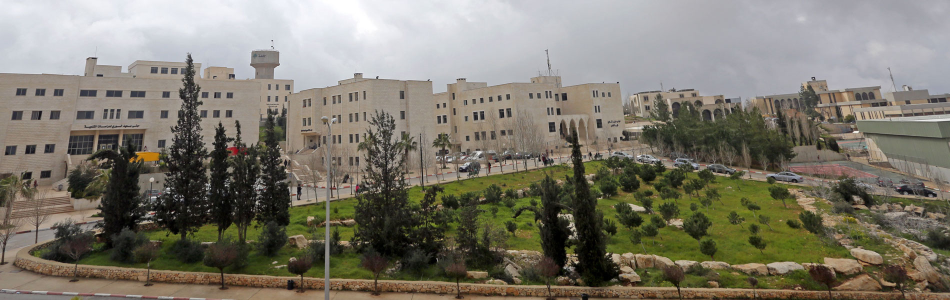
#> input picture Exp_8/buildings.jpg, 1900 x 600 px (shown at 1/2 size)
$ jupyter execute --allow-errors exp_8.ipynb   (shell and % lines are left out)
#> lines starting #> are read from the running program, lines starting #| are printed output that depends on the picture; after the words box and inside, x2 and y2 are one past the last pixel; in counts of white or black regions, pixels touching at a corner belong together
# Experiment #8: Introduction to Computer Vision
<b>Mohammed Abed Alkareem</b>
<b>1210708</b>

## 1.1    Image processing and manipulation with OpenCV

### Loading and displaying an image.

[cell 1]
import cv2 as cv
import matplotlib.pyplot as plt
# Load an image
image = cv.imread('buildings.jpg')
#> image is the input picture: shape (600, 1900, 3); mean B, G, R 108.5, 121.1, 125.4
# Display the image
plt.imshow(cv.cvtColor(image, cv.COLOR_BGR2RGB))
plt.title('Original Image')
plt.show()

#### Task 1:
What is the shape of the loaded image?  What does each dimension represent?

[cell 2]
image.shape
#> Out = (600, 1900, 3)

(Height , Width , Channels)

- **Height**: The number of rows in the image.
- **Width**: The number of columns in the image.
- **Channels**: The number of color channels in the image (e.g., 3 for RGB images, 1 for grayscale images).

#### Task 2:
repeat  the  previous  code  but  now  pass  the  image  directly  to  plt.imshow().I.e., without using cv.cvtColor().  Do you notice any difference?  Why?

[cell 3]
import cv2 as cv
import matplotlib.pyplot as plt
# Load an image
image = cv.imread('buildings.jpg')
# Display the image
plt.imshow(image)
plt.title('Original Image')
plt.show()

there is some difference in the colors the imshow wants BGR

### Grayscale conversion

[cell 4]
# Convert the image to grayscale
gray_image = cv.cvtColor(image, cv.COLOR_BGR2GRAY)
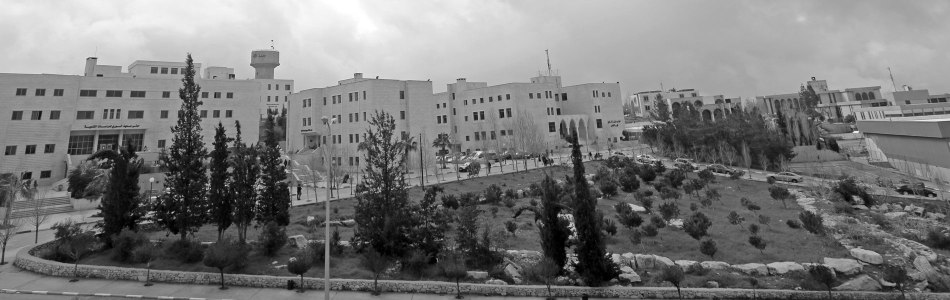
#> gray_image: shape (600, 1900) (shown at 1/2 size); min 0, max 255, mean 120.9

# Display the grayscale image
plt.imshow(gray_image, cmap='gray')
plt.title('Grayscale Image')
plt.show()

#### Task 3:
What is the shape of the grayimage?  What does each dimension represent?

[cell 5]
gray_image.shape
#> Out = (600, 1900)

it gives only height and width without channel so channel is 1 (grayscale)

### Image transformation

[cell 6]
image = cv.imread('buildings.jpg')
image = cv.cvtColor(image, cv.COLOR_BGR2RGB)

# Resize and crop the image
resized_image = cv.resize(image, (300, 200))
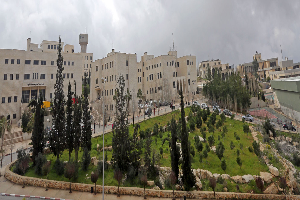
#> resized_image: shape (200, 300, 3); mean R, G, B 125.4, 121.1, 108.5
cropped_image = image[50:250, 50:250]
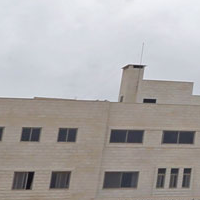
#> cropped_image: shape (200, 200, 3); mean R, G, B 172.3, 169, 168.4

# Rotate the image
rows, cols = image.shape[:2]
#> rows = 600; cols = 1900
M = cv.getRotationMatrix2D((cols / 2, rows / 2), 45, 1)
rotated_image = cv.warpAffine(image, M, (cols, rows))
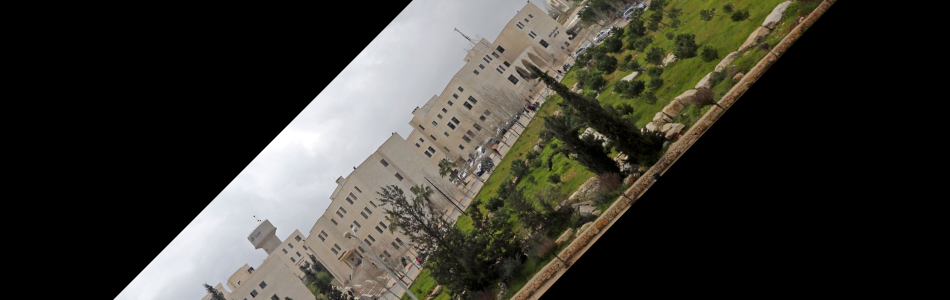
#> rotated_image: shape (600, 1900, 3) (shown at 1/2 size); mean R, G, B 58, 56.4, 49.5

# Display the transformed images
plt.imshow(resized_image)
plt.title('Resized Image')
plt.show()

plt.imshow(cropped_image)
plt.title('Cropped Image')
plt.show()

plt.imshow(rotated_image)
plt.title('Rotated Image')
plt.show()

#### Task 4:
Rotate the original image by 10 degrees counter-clockwise around the upper-left corner of the image.

[cell 7]
image = cv.imread('buildings.jpg')
image = cv.cvtColor(image, cv.COLOR_BGR2RGB)

# Rotate the image
rows, cols = image.shape[:2]
M = cv.getRotationMatrix2D((0, 0), 10, 1)
rotated_image = cv.warpAffine(image, M, (cols, rows))
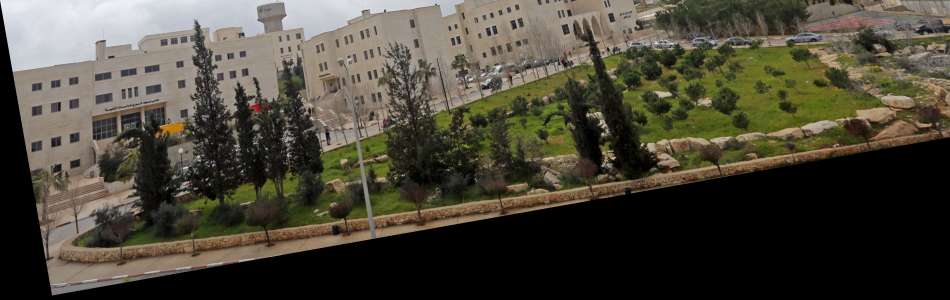
#> rotated_image: shape (600, 1900, 3) (shown at 1/2 size); mean R, G, B 74.7, 70.6, 57.6

plt.imshow(rotated_image)
plt.title('Rotated Image')
plt.show()

### Gaussian blurring

[cell 8]
# Apply Gaussian blur
blurred_image = cv.GaussianBlur(image, (7, 7), 0)

# Display the result
plt.imshow(blurred_image)
plt.title('Blurred Image')
plt.show()

plt.imshow(image)
plt.title('Original Image')
plt.show()

#### Task 5:
What does (7, 7) in the previous code represent?  try to increase this value,what do you notice?

[cell 9]
# Apply Gaussian blur
blurred_image_77 = cv.GaussianBlur(image, (7, 7), 0)
blurred_image_1515 = cv.GaussianBlur(image, (15, 15), 0)
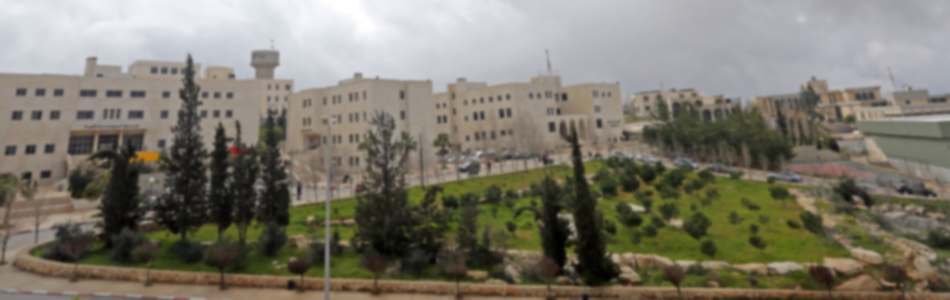
#> blurred_image_1515: shape (600, 1900, 3) (shown at 1/2 size); mean R, G, B 125.4, 121.1, 108.5

# Display the result
plt.imshow(blurred_image_77)
plt.title('Blurred Image (7, 7)')
plt.show()

plt.imshow(blurred_image_1515)
plt.title('Blurred Image (15, 15)')
plt.show()

15, 15 more blur

kernel size

### Edge detection

[cell 10]
# Perform edge detection using Canny
edges = cv.Canny(gray_image, 50, 150)
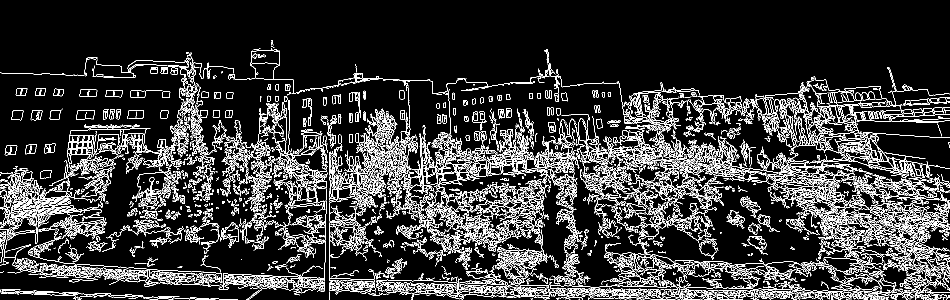
#> edges: shape (600, 1900) (shown at 1/2 size); 13.1% white in thin lines or dots, all inside (x1, y1, x2, y2) = (0, 80, 1900, 600)

# Display the result
plt.imshow(edges, cmap='gray')
plt.title('Edge Detection')
plt.show()
